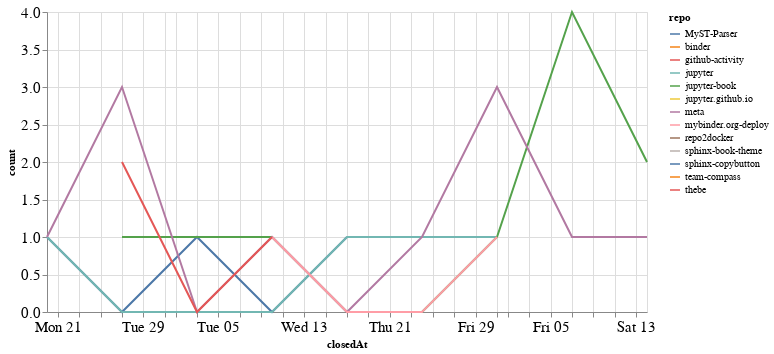

The cell this chart's notebook holds for it:
### Code cell
closed_by_time = closed_by.groupby('repo').resample('W', on='closedAt').count()['author'].reset_index()
closed_by_time = closed_by_time.rename(columns={'author': 'count'})

alt.Chart(closed_by_time, width=600).mark_line().encode(
    x='closedAt',
    y='count',
    color='repo',
    tooltip="repo"
)

### Figure 1 — Vega-Lite specification as saved in the notebook (floating-point values rounded to 4 significant figures)
{"config": {"axisLeft": {"labelFontSize": 15}, "axisBottom": {"labelFontSize": 15}}, "data": {"name": "data-ec0462ee3dbdbef7f484c3bbe5372037"}, "mark": "line", "encoding": {"color": {"type": "nominal", "field": "repo"}, "tooltip": {"type": "nominal", "field": "repo"}, "x": {"type": "temporal", "field": "closedAt"}, "y": {"type": "quantitative", "field": "count"}}, "width": 600, "$schema": "https://vega.github.io/schema/vega-lite/v4.8.1.json", "datasets": {"data-ec0462ee3dbdbef7f484c3bbe5372037": [{"repo": "MyST-Parser", "closedAt": "2020-12-20T00:00:00", "count": 1}, {"repo": "MyST-Parser", "closedAt": "2020-12-27T00:00:00", "count": 0}, {"repo": "MyST-Parser", "closedAt": "2021-01-03T00:00:00", "count": 1}, {"repo": "MyST-Parser", "closedAt": "2021-01-10T00:00:00", "count": 0}, {"repo": "MyST-Parser", "closedAt": "2021-01-17T00:00:00", "count": 1}, {"repo": "binder", "closedAt": "2021-01-31T00:00:00", "count": 1}, {"repo": "github-activity", "closedAt": "2021-01-17T00:00:00", "count": 1}, {"repo": "jupyter", "closedAt": "2020-12-20T00:00:00", "count": 1}, {"repo": "jupyter", "closedAt": "2020-12-27T00:00:00", "count": 0}, {"repo": "jupyter", "closedAt": "2021-01-03T00:00:00", "count": 0}, {"repo": "jupyter", "closedAt": "2021-01-10T00:00:00", "count": 0}, {"repo": "jupyter", "closedAt": "2021-01-17T00:00:00", "count": 1}, {"repo": "jupyter", "closedAt": "2021-01-24T00:00:00", "count": 1}, {"repo": "jupyter", "closedAt": "2021-01-31T00:00:00", "count": 1}, {"repo": "jupyter-book", "closedAt": "2020-12-27T00:00:00", "count": 1}, {"repo": "jupyter-book", "closedAt": "2021-01-03T00:00:00", "count": 1}, {"repo": "jupyter-book", "closedAt": "2021-01-10T00:00:00", "count": 1}, {"repo": "jupyter-book", "closedAt": "2021-01-17T00:00:00", "count": 0}, {"repo": "jupyter-book", "closedAt": "2021-01-24T00:00:00", "count": 0}, {"repo": "jupyter-book", "closedAt": "2021-01-31T00:00:00", "count": 1}, {"repo": "jupyter-book", "closedAt": "2021-02-07T00:00:00", "count": 4}, {"repo": "jupyter-book", "closedAt": "2021-02-14T00:00:00", "count": 2}, {"repo": "jupyter.github.io", "closedAt": "2021-02-07T00:00:00", "count": 1}, {"repo": "meta", "closedAt": "2020-12-20T00:00:00", "count": 1}, {"repo": "meta", "closedAt": "2020-12-27T00:00:00", "count": 3}, {"repo": "meta", "closedAt": "2021-01-03T00:00:00", "count": 0}, {"repo": "meta", "closedAt": "2021-01-10T00:00:00", "count": 1}, {"repo": "meta", "closedAt": "2021-01-17T00:00:00", "count": 0}, {"repo": "meta", "closedAt": "2021-01-24T00:00:00", "count": 1}, {"repo": "meta", "closedAt": "2021-01-31T00:00:00", "count": 3}, {"repo": "meta", "closedAt": "2021-02-07T00:00:00", "count": 1}, {"repo": "meta", "closedAt": "2021-02-14T00:00:00", "count": 1}, {"repo": "mybinder.org-deploy", "closedAt": "2021-01-10T00:00:00", "count": 1}, {"repo": "mybinder.org-deploy", "closedAt": "2021-01-17T00:00:00", "count": 0}, {"repo": "mybinder.org-deploy", "closedAt": "2021-01-24T00:00:00", "count": 0}, {"repo": "mybinder.org-deploy", "closedAt": "2021-01-31T00:00:00", "count": 1}, {"repo": "repo2docker", "closedAt": "2021-01-24T00:00:00", "count": 1}, {"repo": "sphinx-book-theme", "closedAt": "2021-01-24T00:00:00", "count": 1}, {"repo": "sphinx-copybutton", "closedAt": "2021-01-03T00:00:00", "count": 1}, {"repo": "team-compass", "closedAt": "2020-12-20T00:00:00", "count": 1}, {"repo": "thebe", "closedAt": "2020-12-27T00:00:00", "count": 2}, {"repo": "thebe", "closedAt": "2021-01-03T00:00:00", "count": 0}, {"repo": "thebe", "closedAt": "2021-01-10T00:00:00", "count": 1}]}}
